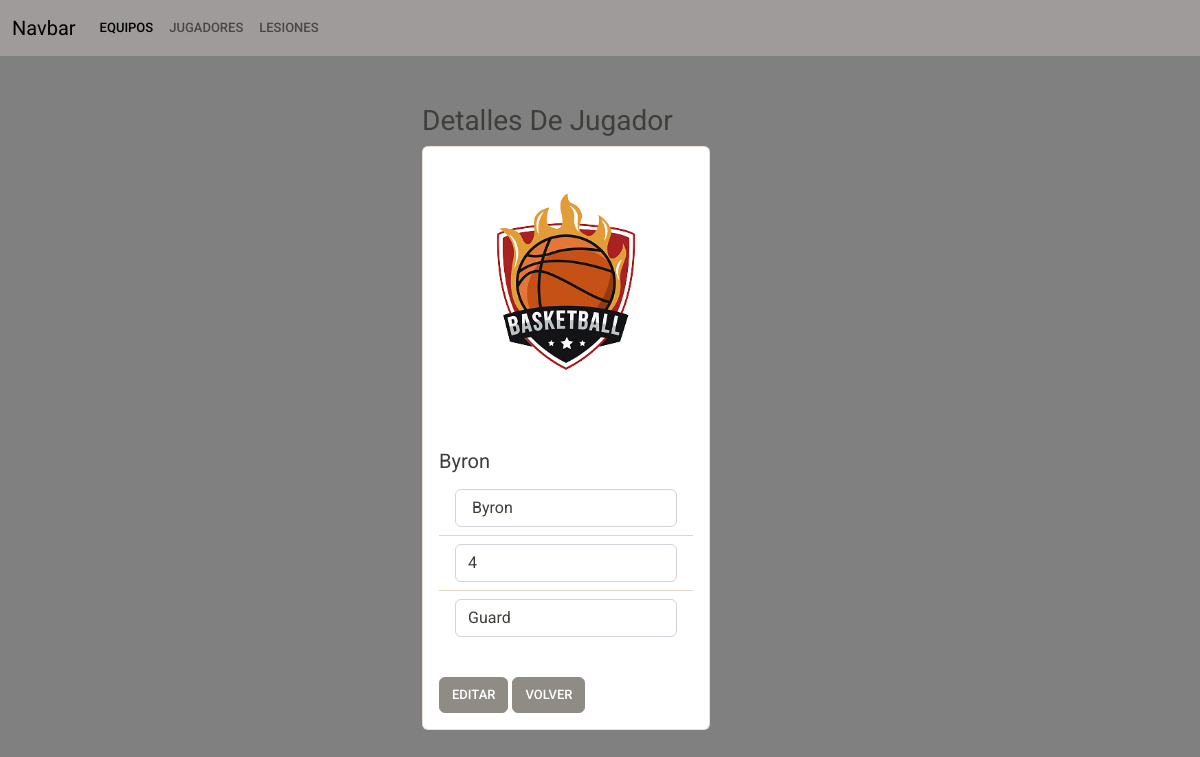
Screenshot of /update_jugador/2 with the database file from the repository.
### myapp/models.py (models this page shows, shortened)
    class Jugador(db.Model):
        __tablename__ = "Jugador"  # Nombre de la tabla que se crea
        jugador_id = db.Column("Jugador_id", db.Integer, Sequence(
            'Jugador_id_seq'),  primary_key=True)
        Nombre = db.Column(db.String(30))
        Numero = db.Column(db.Integer)
        Posicion = db.Column(db.String(30))
        id_equipo = db.Column(db.Integer, db.ForeignKey(
            "Equipo.equipo_id"), nullable=False)
        equipo = db.relationship('Equipo', back_populates='jugadores')

### myapp/views.py (the view, shortened to what this page needs)
    @app.route("/update_jugador/<int:jugador_id>", methods=["GET", "POST"])
    def update_jugador(jugador_id: int):
        if request.method == "GET":
            read_jugador = db_access["read_jugador"]
            jugador = read_jugador(jugador_id)
            return render_template("update_jugador.html", jugador=jugador)

### myapp/templates/update_jugador.html (shortened to what this page needs)
<!DOCTYPE html>
<html lang="en">
<head>
  <link href="https://cdn.jsdelivr.net/npm/bootstrap@5.0.1/dist/css/bootstrap.min.css" rel="stylesheet">
  {% include "menu.html" %}
</head>
<body style="background-color: grey;">
  {% extends 'base.html' %} {% block content %}
  <div class="container">
    <div class="row mt-5 d-flex justify-content-center ">
      <div class="col-4">
        <p class="list-group">
        <h3>Detalles De Jugador</h3>
        <div class="card" style="width: 18rem;">
          <form action="/update_jugador/{{ jugador.jugador_id }}" method="POST">
            <img src="../static/escudo.png" class="card-img-top" alt="...">
            <div class="card-body">
              <h5 class="card-title">
                {{ jugador.Nombre }}
              </h5>
              <ul class="list-group list-group-flush">
                <li class="list-group-item">
                  <input type="text" name="nombre" class="form-control" value=" {{ jugador.Nombre }}" />
                </li>
                <li class="list-group-item">
                  <input type="number" name="numero" class="form-control" value="{{ jugador.Numero }}" />
                </li>
                <li class="list-group-item">
                  <input type="text" name="posicion" class="form-control" value="{{ jugador.Posicion }}" />
                </li>
              </ul>
            </div>
            <div class="card-body mx-auto">
                <input type="submit" value="Editar" class="btn btn-secondary" />
              <a class="btn btn-secondary" href="/">Volver</a>
          </form>
          {% endblock %}

### rows the page displays
Jugador: Nombre "Byron", nombre "Byron", numero "4", posicion "Guard"
